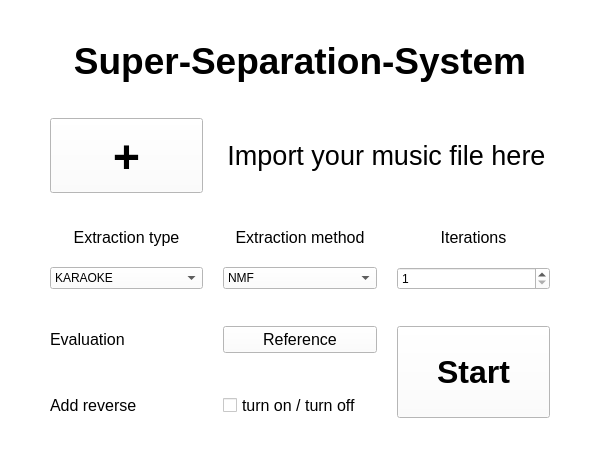
<?xml version="1.0" encoding="UTF-8"?>
<ui version="4.0">
 <class>MainWindow</class>
 <widget class="QMainWindow" name="MainWindow">
  <property name="geometry">
   <rect>
    <x>0</x>
    <y>0</y>
    <width>600</width>
    <height>458</height>
   </rect>
  </property>
  <property name="sizeIncrement">
   <size>
    <width>0</width>
    <height>0</height>
   </size>
  </property>
  <property name="palette">
   <palette>
    <active>
     <colorrole role="WindowText">
      <brush brushstyle="SolidPattern">
       <color alpha="255">
        <red>0</red>
        <green>0</green>
        <blue>0</blue>
       </color>
      </brush>
     </colorrole>
     <colorrole role="Button">
      <brush brushstyle="SolidPattern">
       <color alpha="255">
        <red>255</red>
        <green>255</green>
        <blue>255</blue>
       </color>
      </brush>
     </colorrole>
     <colorrole role="Light">
      <brush brushstyle="SolidPattern">
       <color alpha="255">
        <red>255</red>
        <green>255</green>
        <blue>255</blue>
       </color>
      </brush>
     </colorrole>
     <colorrole role="Midlight">
      <brush brushstyle="SolidPattern">
       <color alpha="255">
        <red>255</red>
        <green>255</green>
        <blue>255</blue>
       </color>
      </brush>
     </colorrole>
     <colorrole role="Dark">
      <brush brushstyle="SolidPattern">
       <color alpha="255">
        <red>127</red>
        <green>127</green>
        <blue>127</blue>
       </color>
      </brush>
     </colorrole>
     <colorrole role="Mid">
      <brush brushstyle="SolidPattern">
       <color alpha="255">
        <red>170</red>
        <green>170</green>
        <blue>170</blue>
       </color>
      </brush>
     </colorrole>
     <colorrole role="Text">
      <brush brushstyle="SolidPattern">
       <color alpha="255">
        <red>0</red>
        <green>0</green>
        <blue>0</blue>
       </color>
      </brush>
     </colorrole>
     <colorrole role="BrightText">
      <brush brushstyle="SolidPattern">
       <color alpha="255">
        <red>255</red>
        <green>255</green>
        <blue>255</blue>
       </color>
      </brush>
     </colorrole>
     <colorrole role="ButtonText">
      <brush brushstyle="SolidPattern">
       <color alpha="255">
        <red>0</red>
        <green>0</green>
        <blue>0</blue>
       </color>
      </brush>
     </colorrole>
     <colorrole role="Base">
      <brush brushstyle="SolidPattern">
       <color alpha="255">
        <red>255</red>
        <green>255</green>
        <blue>255</blue>
       </color>
      </brush>
     </colorrole>
     <colorrole role="Window">
      <brush brushstyle="SolidPattern">
       <color alpha="255">
        <red>255</red>
        <green>255</green>
        <blue>255</blue>
       </color>
      </brush>
     </colorrole>
     <colorrole role="Shadow">
      <brush brushstyle="SolidPattern">
       <color alpha="255">
        <red>0</red>
        <green>0</green>
        <blue>0</blue>
       </color>
      </brush>
     </colorrole>
     <colorrole role="AlternateBase">
      <brush brushstyle="SolidPattern">
       <color alpha="255">
        <red>255</red>
        <green>255</green>
        <blue>255</blue>
       </color>
      </brush>
     </colorrole>
     <colorrole role="ToolTipBase">
      <brush brushstyle="SolidPattern">
       <color alpha="255">
        <red>255</red>
        <green>255</green>
        <blue>220</blue>
       </color>
      </brush>
     </colorrole>
     <colorrole role="ToolTipText">
      <brush brushstyle="SolidPattern">
       <color alpha="255">
        <red>0</red>
        <green>0</green>
        <blue>0</blue>
       </color>
      </brush>
     </colorrole>
    </active>
    <inactive>
     <colorrole role="WindowText">
      <brush brushstyle="SolidPattern">
       <color alpha="255">
        <red>0</red>
        <green>0</green>
        <blue>0</blue>
       </color>
      </brush>
     </colorrole>
     <colorrole role="Button">
      <brush brushstyle="SolidPattern">
       <color alpha="255">
        <red>255</red>
        <green>255</green>
        <blue>255</blue>
       </color>
      </brush>
     </colorrole>
     <colorrole role="Light">
      <brush brushstyle="SolidPattern">
       <color alpha="255">
        <red>255</red>
        <green>255</green>
        <blue>255</blue>
       </color>
      </brush>
     </colorrole>
     <colorrole role="Midlight">
      <brush brushstyle="SolidPattern">
       <color alpha="255">
        <red>255</red>
        <green>255</green>
        <blue>255</blue>
       </color>
      </brush>
     </colorrole>
     <colorrole role="Dark">
      <brush brushstyle="SolidPattern">
       <color alpha="255">
        <red>127</red>
        <green>127</green>
        <blue>127</blue>
       </color>
      </brush>
     </colorrole>
     <colorrole role="Mid">
      <brush brushstyle="SolidPattern">
       <color alpha="255">
        <red>170</red>
        <green>170</green>
        <blue>170</blue>
       </color>
      </brush>
     </colorrole>
     <colorrole role="Text">
      <brush brushstyle="SolidPattern">
       <color alpha="255">
        <red>0</red>
        <green>0</green>
        <blue>0</blue>
       </color>
      </brush>
     </colorrole>
     <colorrole role="BrightText">
      <brush brushstyle="SolidPattern">
       <color alpha="255">
        <red>255</red>
        <green>255</green>
        <blue>255</blue>
       </color>
      </brush>
     </colorrole>
     <colorrole role="ButtonText">
      <brush brushstyle="SolidPattern">
       <color alpha="255">
        <red>0</red>
        <green>0</green>
        <blue>0</blue>
       </color>
      </brush>
     </colorrole>
     <colorrole role="Base">
      <brush brushstyle="SolidPattern">
       <color alpha="255">
        <red>255</red>
        <green>255</green>
        <blue>255</blue>
       </color>
      </brush>
     </colorrole>
     <colorrole role="Window">
      <brush brushstyle="SolidPattern">
       <color alpha="255">
        <red>255</red>
        <green>255</green>
        <blue>255</blue>
       </color>
      </brush>
     </colorrole>
     <colorrole role="Shadow">
      <brush brushstyle="SolidPattern">
       <color alpha="255">
        <red>0</red>
        <green>0</green>
        <blue>0</blue>
       </color>
      </brush>
     </colorrole>
     <colorrole role="AlternateBase">
      <brush brushstyle="SolidPattern">
       <color alpha="255">
        <red>255</red>
        <green>255</green>
        <blue>255</blue>
       </color>
      </brush>
     </colorrole>
     <colorrole role="ToolTipBase">
      <brush brushstyle="SolidPattern">
       <color alpha="255">
        <red>255</red>
        <green>255</green>
        <blue>220</blue>
       </color>
      </brush>
     </colorrole>
     <colorrole role="ToolTipText">
      <brush brushstyle="SolidPattern">
       <color alpha="255">
        <red>0</red>
        <green>0</green>
        <blue>0</blue>
       </color>
      </brush>
     </colorrole>
    </inactive>
    <disabled>
     <colorrole role="WindowText">
      <brush brushstyle="SolidPattern">
       <color alpha="255">
        <red>127</red>
        <green>127</green>
        <blue>127</blue>
       </color>
      </brush>
     </colorrole>
     <colorrole role="Button">
      <brush brushstyle="SolidPattern">
       <color alpha="255">
        <red>255</red>
        <green>255</green>
        <blue>255</blue>
       </color>
      </brush>
     </colorrole>
     <colorrole role="Light">
      <brush brushstyle="SolidPattern">
       <color alpha="255">
        <red>255</red>
        <green>255</green>
        <blue>255</blue>
       </color>
      </brush>
     </colorrole>
     <colorrole role="Midlight">
      <brush brushstyle="SolidPattern">
       <color alpha="255">
        <red>255</red>
        <green>255</green>
        <blue>255</blue>
       </color>
      </brush>
     </colorrole>
     <colorrole role="Dark">
      <brush brushstyle="SolidPattern">
       <color alpha="255">
        <red>127</red>
        <green>127</green>
        <blue>127</blue>
       </color>
      </brush>
     </colorrole>
     <colorrole role="Mid">
      <brush brushstyle="SolidPattern">
       <color alpha="255">
        <red>170</red>
        <green>170</green>
        <blue>170</blue>
       </color>
      </brush>
     </colorrole>
     <colorrole role="Text">
      <brush brushstyle="SolidPattern">
       <color alpha="255">
        <red>127</red>
        <green>127</green>
        <blue>127</blue>
       </color>
      </brush>
     </colorrole>
     <colorrole role="BrightText">
      <brush brushstyle="SolidPattern">
       <color alpha="255">
        <red>255</red>
        <green>255</green>
        <blue>255</blue>
       </color>
      </brush>
     </colorrole>
     <colorrole role="ButtonText">
      <brush brushstyle="SolidPattern">
       <color alpha="255">
        <red>127</red>
        <green>127</green>
        <blue>127</blue>
       </color>
      </brush>
     </colorrole>
     <colorrole role="Base">
      <brush brushstyle="SolidPattern">
       <color alpha="255">
        <red>255</red>
        <green>255</green>
        <blue>255</blue>
       </color>
      </brush>
     </colorrole>
     <colorrole role="Window">
      <brush brushstyle="SolidPattern">
       <color alpha="255">
        <red>255</red>
        <green>255</green>
        <blue>255</blue>
       </color>
      </brush>
     </colorrole>
     <colorrole role="Shadow">
      <brush brushstyle="SolidPattern">
       <color alpha="255">
        <red>0</red>
        <green>0</green>
        <blue>0</blue>
       </color>
      </brush>
     </colorrole>
     <colorrole role="AlternateBase">
      <brush brushstyle="SolidPattern">
       <color alpha="255">
        <red>255</red>
        <green>255</green>
        <blue>255</blue>
       </color>
      </brush>
     </colorrole>
     <colorrole role="ToolTipBase">
      <brush brushstyle="SolidPattern">
       <color alpha="255">
        <red>255</red>
        <green>255</green>
        <blue>220</blue>
       </color>
      </brush>
     </colorrole>
     <colorrole role="ToolTipText">
      <brush brushstyle="SolidPattern">
       <color alpha="255">
        <red>0</red>
        <green>0</green>
        <blue>0</blue>
       </color>
      </brush>
     </colorrole>
    </disabled>
   </palette>
  </property>
  <property name="font">
   <font>
    <family>Segoe UI</family>
   </font>
  </property>
  <property name="windowTitle">
   <string>Super-Separation-System</string>
  </property>
  <property name="iconSize">
   <size>
    <width>24</width>
    <height>24</height>
   </size>
  </property>
  <widget class="QWidget" name="centralwidget">
   <layout class="QGridLayout" name="gridLayout_4" rowstretch="0,0,0,0,0,0,0,0,0,0,0,0,0,0">
    <property name="leftMargin">
     <number>50</number>
    </property>
    <property name="topMargin">
     <number>40</number>
    </property>
    <property name="rightMargin">
     <number>50</number>
    </property>
    <property name="bottomMargin">
     <number>40</number>
    </property>
    <property name="spacing">
     <number>20</number>
    </property>
    <item row="10" column="1">
     <widget class="QPushButton" name="referenceLocationButton">
      <property name="font">
       <font>
        <pointsize>12</pointsize>
       </font>
      </property>
      <property name="text">
       <string>Reference</string>
      </property>
     </widget>
    </item>
    <item row="10" column="0">
     <widget class="QLabel" name="extractionLocation">
      <property name="font">
       <font>
        <pointsize>12</pointsize>
       </font>
      </property>
      <property name="text">
       <string>Evaluation</string>
      </property>
      <property name="alignment">
       <set>Qt::AlignLeading|Qt::AlignLeft|Qt::AlignVCenter</set>
      </property>
     </widget>
    </item>
    <item row="7" column="0">
     <widget class="QComboBox" name="extractionTypeComboBox">
      <property name="layoutDirection">
       <enum>Qt::LeftToRight</enum>
      </property>
      <property name="currentText">
       <string>KARAOKE</string>
      </property>
      <item>
       <property name="text">
        <string>KARAOKE</string>
       </property>
      </item>
      <item>
       <property name="text">
        <string>BASS</string>
       </property>
      </item>
      <item>
       <property name="text">
        <string>DRUMS</string>
       </property>
      </item>
      <item>
       <property name="text">
        <string>VOCAL</string>
       </property>
      </item>
      <item>
       <property name="text">
        <string>FULL</string>
       </property>
      </item>
     </widget>
    </item>
    <item row="4" column="1">
     <widget class="QLabel" name="extractionMethodLabel">
      <property name="font">
       <font>
        <pointsize>12</pointsize>
       </font>
      </property>
      <property name="text">
       <string>Extraction method</string>
      </property>
      <property name="alignment">
       <set>Qt::AlignCenter</set>
      </property>
     </widget>
    </item>
    <item row="3" column="0">
     <spacer name="verticalSpacer">
      <property name="orientation">
       <enum>Qt::Vertical</enum>
      </property>
      <property name="sizeHint" stdset="0">
       <size>
        <width>20</width>
        <height>40</height>
       </size>
      </property>
     </spacer>
    </item>
    <item row="1" column="0">
     <spacer name="verticalSpacer_4">
      <property name="orientation">
       <enum>Qt::Vertical</enum>
      </property>
      <property name="sizeHint" stdset="0">
       <size>
        <width>20</width>
        <height>40</height>
       </size>
      </property>
     </spacer>
    </item>
    <item row="2" column="1" colspan="2">
     <widget class="QLabel" name="importFIleLabel">
      <property name="font">
       <font>
        <pointsize>20</pointsize>
       </font>
      </property>
      <property name="text">
       <string>Import your music file here</string>
      </property>
      <property name="alignment">
       <set>Qt::AlignCenter</set>
      </property>
     </widget>
    </item>
    <item row="9" column="0">
     <spacer name="verticalSpacer_3">
      <property name="orientation">
       <enum>Qt::Vertical</enum>
      </property>
      <property name="sizeHint" stdset="0">
       <size>
        <width>20</width>
        <height>40</height>
       </size>
      </property>
     </spacer>
    </item>
    <item row="2" column="0">
     <widget class="QPushButton" name="importFileButton">
      <property name="sizePolicy">
       <sizepolicy hsizetype="Ignored" vsizetype="Preferred">
        <horstretch>0</horstretch>
        <verstretch>0</verstretch>
       </sizepolicy>
      </property>
      <property name="minimumSize">
       <size>
        <width>2</width>
        <height>0</height>
       </size>
      </property>
      <property name="baseSize">
       <size>
        <width>0</width>
        <height>0</height>
       </size>
      </property>
      <property name="font">
       <font>
        <family>Bauhaus 93</family>
        <pointsize>36</pointsize>
        <weight>75</weight>
        <bold>true</bold>
        <stylestrategy>PreferDefault</stylestrategy>
       </font>
      </property>
      <property name="layoutDirection">
       <enum>Qt::LeftToRight</enum>
      </property>
      <property name="text">
       <string>+</string>
      </property>
      <property name="autoDefault">
       <bool>false</bool>
      </property>
      <property name="default">
       <bool>false</bool>
      </property>
      <property name="flat">
       <bool>false</bool>
      </property>
     </widget>
    </item>
    <item row="7" column="1">
     <widget class="QComboBox" name="extractionMethodComboBox">
      <item>
       <property name="text">
        <string>NMF</string>
       </property>
      </item>
      <item>
       <property name="text">
        <string>DEMUCS</string>
       </property>
      </item>
     </widget>
    </item>
    <item row="12" column="1">
     <widget class="QCheckBox" name="reverseCheckBox">
      <property name="font">
       <font>
        <pointsize>12</pointsize>
       </font>
      </property>
      <property name="text">
       <string>turn on / turn off</string>
      </property>
     </widget>
    </item>
    <item row="12" column="0">
     <widget class="QLabel" name="reverseLabel">
      <property name="font">
       <font>
        <pointsize>12</pointsize>
       </font>
      </property>
      <property name="text">
       <string>Add reverse</string>
      </property>
      <property name="alignment">
       <set>Qt::AlignLeading|Qt::AlignLeft|Qt::AlignVCenter</set>
      </property>
     </widget>
    </item>
    <item row="0" column="0" colspan="3">
     <widget class="QLabel" name="titleLabel">
      <property name="font">
       <font>
        <family>Segoe UI</family>
        <pointsize>28</pointsize>
        <weight>75</weight>
        <italic>false</italic>
        <bold>true</bold>
        <underline>false</underline>
        <strikeout>false</strikeout>
        <kerning>false</kerning>
       </font>
      </property>
      <property name="text">
       <string>Super-Separation-System</string>
      </property>
      <property name="textFormat">
       <enum>Qt::AutoText</enum>
      </property>
      <property name="scaledContents">
       <bool>false</bool>
      </property>
      <property name="alignment">
       <set>Qt::AlignCenter</set>
      </property>
     </widget>
    </item>
    <item row="10" column="2" rowspan="3">
     <widget class="QPushButton" name="startButton">
      <property name="sizePolicy">
       <sizepolicy hsizetype="Preferred" vsizetype="Preferred">
        <horstretch>0</horstretch>
        <verstretch>0</verstretch>
       </sizepolicy>
      </property>
      <property name="font">
       <font>
        <pointsize>24</pointsize>
        <weight>75</weight>
        <bold>true</bold>
       </font>
      </property>
      <property name="text">
       <string>Start</string>
      </property>
     </widget>
    </item>
    <item row="4" column="0">
     <widget class="QLabel" name="extractionTypeLabel">
      <property name="font">
       <font>
        <pointsize>12</pointsize>
       </font>
      </property>
      <property name="text">
       <string>Extraction type</string>
      </property>
      <property name="alignment">
       <set>Qt::AlignCenter</set>
      </property>
     </widget>
    </item>
    <item row="4" column="2">
     <widget class="QLabel" name="maxIterationsLabel">
      <property name="font">
       <font>
        <pointsize>12</pointsize>
       </font>
      </property>
      <property name="text">
       <string>Iterations</string>
      </property>
      <property name="alignment">
       <set>Qt::AlignCenter</set>
      </property>
     </widget>
    </item>
    <item row="7" column="2">
     <widget class="QSpinBox" name="maxIterationsSpinBox">
      <property name="minimum">
       <number>1</number>
      </property>
     </widget>
    </item>
   </layout>
  </widget>
 </widget>
 <resources/>
 <connections/>
</ui>
